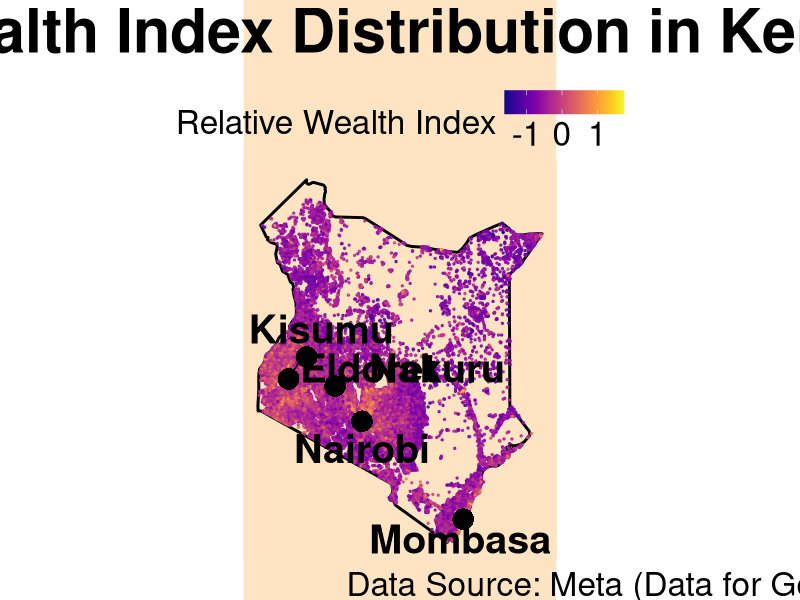
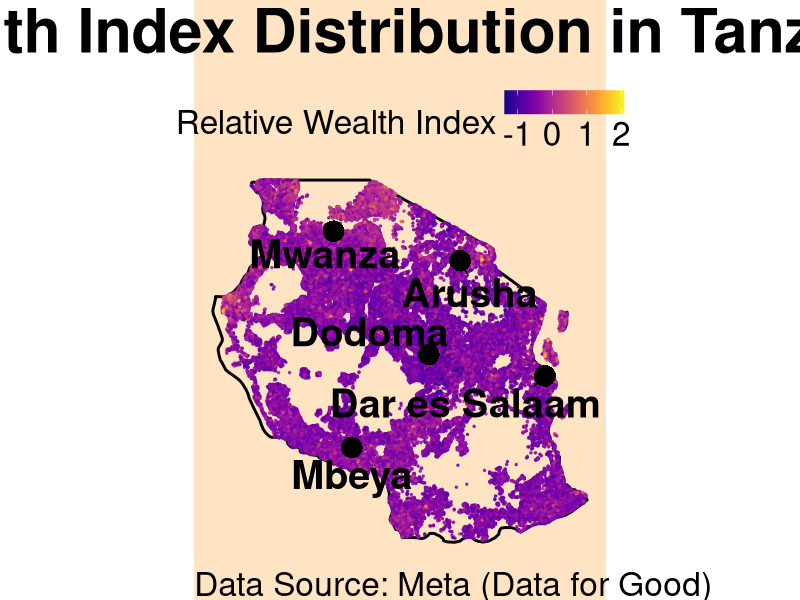
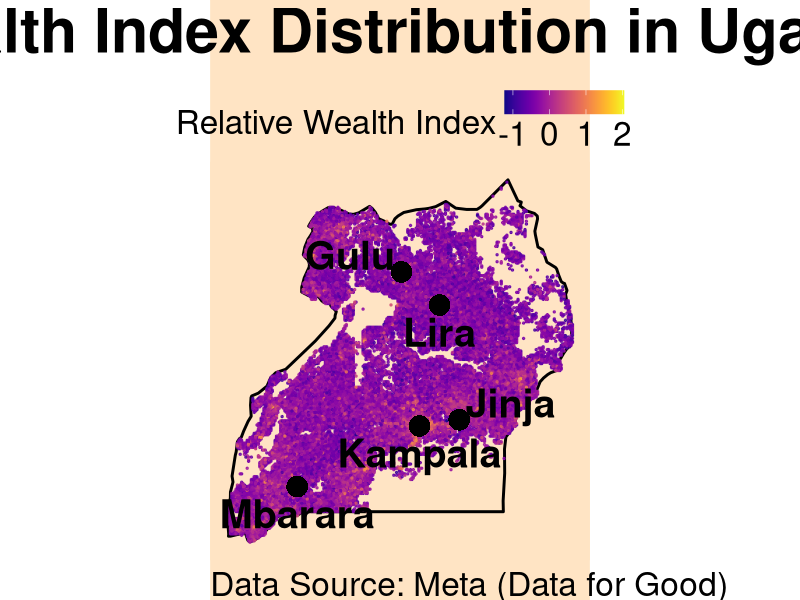
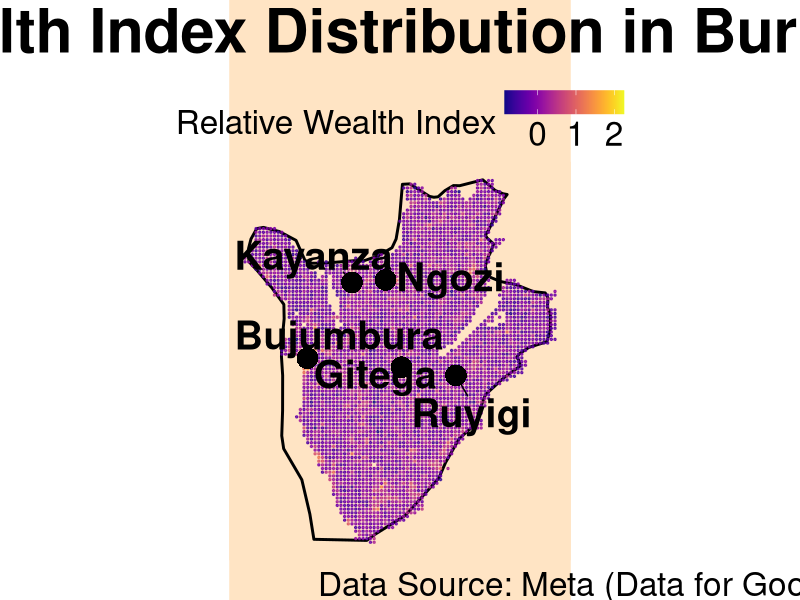
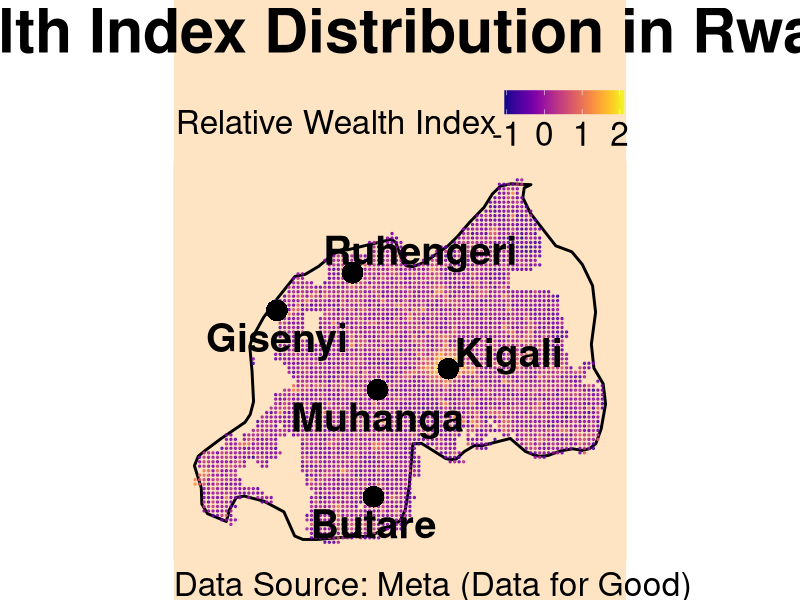
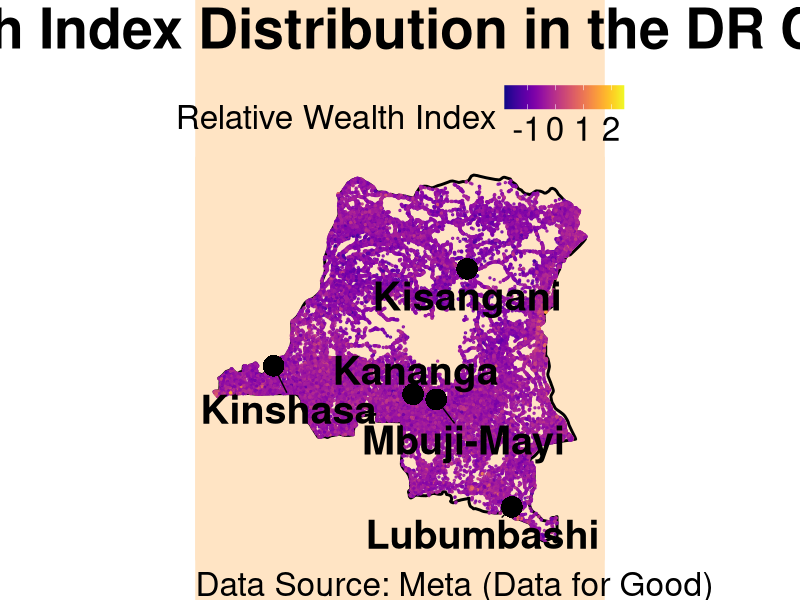
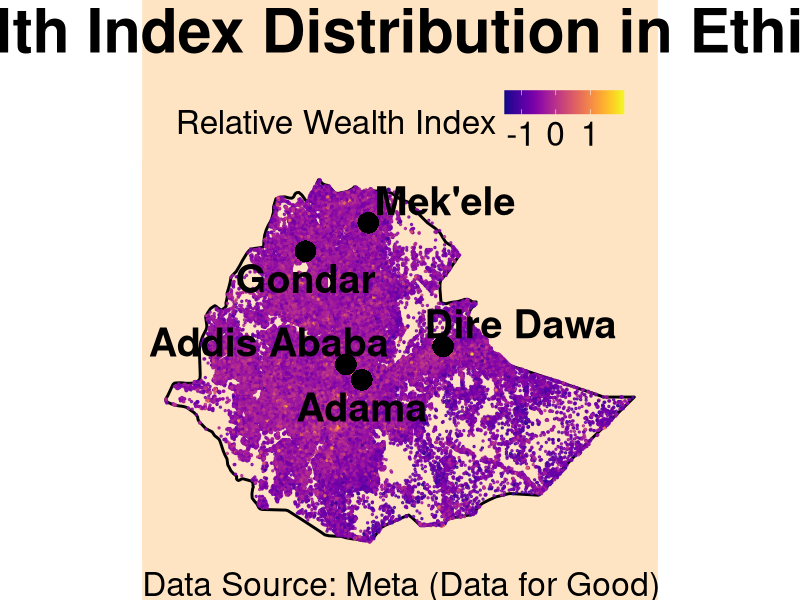
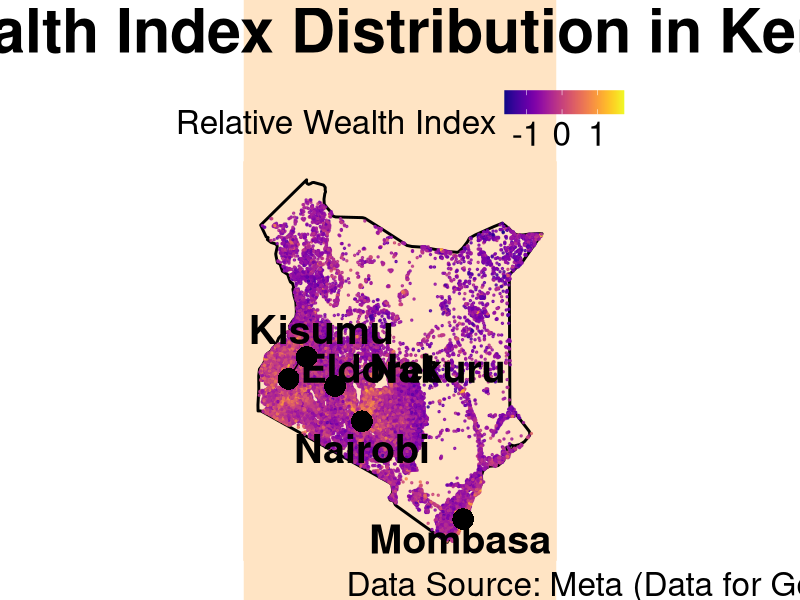

Source code (R) for these figures, in order:
# Relative Wealth Index - East Africa
# using the Meta DataforGood dataset

# Built with R 4.4.0

# Install necessary packages
# install.packages(c("ggplot2", "sf", "viridis", "rnaturalearth", "rnaturalearthdata"))

# Load the libraries
library(ggplot2)
library(sf)
library(ggrepel)
library(viridis)
library(rnaturalearth)
library(rnaturalearthdata)

# Kenya

# Read the CSV file
ken_data <- read.csv(
  "sub_pro_2_rel_wealth_index_meta/datasets/ken_relative_wealth_index.csv"
)

# Convert the data to an sf object
ken_data_sf <- st_as_sf(
  ken_data,
  coords = c("longitude", "latitude"),
  crs = 4326
)

# Kenya country borders
kenya <- ne_countries(scale = "medium", country = "Kenya", returnclass = "sf")

# Create a data frame with major Kenyan towns
major_towns_kenya <- data.frame(
  name = c("Nairobi", "Mombasa", "Kisumu", "Nakuru", "Eldoret"),
  longitude = c(36.8219, 39.6682, 34.7617, 36.0667, 35.2699),
  latitude = c(-1.2921, -4.0435, -0.1022, -0.3031, 0.5143)
)

# Map of Kenya

ggplot() +
  geom_sf(data = kenya, fill = NA, color = "black", linewidth = 1) + # Add Kenya borders
  geom_point(
    data = ken_data,
    aes(x = longitude, y = latitude, color = rwi),
    size = 0.5,
    alpha = 0.8
  ) +
  geom_text_repel(
    data = major_towns_kenya,
    aes(x = longitude, y = latitude, label = name),
    color = "black",
    fontface = "bold",
    check_overlap = TRUE,
    size = 10,
    vjust = 1.5
  ) +
  geom_point(
    data = major_towns_kenya,
    aes(x = longitude, y = latitude),
    color = "black",
    size = 7,
    shape = 16
  ) +
  scale_color_viridis(option = "plasma") +
  theme_void() +
  labs(
    title = "Wealth Index Distribution in Kenya",
    subtitle = "",
    caption = "Data Source: Meta (Data for Good)",
    color = "Relative Wealth Index"
  ) +
  theme(
    plot.title = element_text(
      family = "Helvetica",
      face = "bold",
      size = 44,
      hjust = 0.5
    ),
    #plot.subtitle = element_text(family="Helvetica", size = 24, hjust = 0.5),
    plot.title.position = 'plot',
    plot.caption = element_text(
      family = "Helvetica",
      size = 24,
      hjust = -0.5,
      vjust = 0.5
    ),
    plot.caption.position = 'plot',
    plot.background = element_rect(fill = "bisque1", colour = "bisque1"),
    panel.background = element_rect(fill = "bisque1", colour = "bisque1"),
    legend.title = element_text(family = "Helvetica", size = 24),
    legend.text = element_text(size = 24),
    legend.position = "top"
  )

ggsave(
  "sub_pro_2_rel_wealth_index_meta/images/kenya.png",
  width = 12,
  height = 12,
  dpi = 72
)

# Tanzania

# Read the CSV file
tza_data <- read.csv(
  "sub_pro_2_rel_wealth_index_meta/datasets/tza_relative_wealth_index.csv"
)

# Convert the data to an sf object
tza_data_sf <- st_as_sf(
  tza_data,
  coords = c("longitude", "latitude"),
  crs = 4326
)

# Tanzania country borders
tanzania <- ne_countries(
  scale = "medium",
  country = "United Republic of Tanzania",
  returnclass = "sf"
)

# Create a data frame with major Tanzanian towns
major_towns_tanzania <- data.frame(
  name = c("Dodoma", "Dar es Salaam", "Mwanza", "Arusha", "Mbeya"),
  latitude = c(-6.1630, -6.7924, -2.5164, -3.3869, -8.9094),
  longitude = c(35.7516, 39.2083, 32.9175, 36.6828, 33.4582)
)

# Map of Tanzania

ggplot() +
  geom_sf(data = tanzania, fill = NA, color = "black", linewidth = 1) + # Add Tanzania borders
  geom_point(
    data = tza_data,
    aes(x = longitude, y = latitude, color = rwi),
    size = 0.5,
    alpha = 0.8
  ) +
  geom_text_repel(
    data = major_towns_tanzania,
    aes(x = longitude, y = latitude, label = name),
    color = "black",
    fontface = "bold",
    check_overlap = TRUE,
    size = 10,
    vjust = 1.5
  ) +
  geom_point(
    data = major_towns_tanzania,
    aes(x = longitude, y = latitude),
    color = "black",
    size = 7,
    shape = 16
  ) +
  scale_color_viridis(option = "plasma") +
  theme_void() +
  labs(
    title = "Wealth Index Distribution in Tanzania",
    subtitle = "",
    caption = "Data Source: Meta (Data for Good)",
    color = "Relative Wealth Index"
  ) +
  theme(
    plot.title = element_text(
      family = "Helvetica",
      face = "bold",
      size = 44,
      hjust = 0.5
    ),
    #plot.subtitle = element_text(family="Helvetica", size = 24, hjust = 0.5),
    plot.title.position = 'plot',
    plot.caption = element_text(
      family = "Helvetica",
      size = 24,
      vjust = 0.5,
      hjust = 0
    ),
    plot.caption.position = 'plot',
    plot.background = element_rect(fill = "bisque1", colour = "bisque1"),
    panel.background = element_rect(fill = "bisque1", colour = "bisque1"),
    legend.title = element_text(family = "Helvetica", size = 24),
    legend.text = element_text(size = 24),
    legend.position = "top"
  )

ggsave(
  "sub_pro_2_rel_wealth_index_meta/images/tanzania.png",
  width = 12,
  height = 12,
  dpi = 72
)


# Uganda

# Read the CSV file
uga_data <- read.csv(
  "sub_pro_2_rel_wealth_index_meta/datasets/uga_relative_wealth_index.csv"
)

# Convert the data to an sf object
uga_data_sf <- st_as_sf(
  uga_data,
  coords = c("longitude", "latitude"),
  crs = 4326
)

# Uganda country borders
uganda <- ne_countries(scale = "medium", country = "Uganda", returnclass = "sf")

# Create a data frame with major Ugandan towns
major_towns_uganda <- data.frame(
  name = c("Kampala", "Gulu", "Lira", "Jinja", "Mbarara"),
  latitude = c(0.3476, 2.7716, 2.2491, 0.4443, -0.6072),
  longitude = c(32.5825, 32.2989, 32.8998, 33.2086, 30.6580)
)

# Map of Uganda

ggplot() +
  geom_sf(data = uganda, fill = NA, color = "black", linewidth = 1) + # Add Uganda borders
  geom_point(
    data = uga_data,
    aes(x = longitude, y = latitude, color = rwi),
    size = 0.5,
    alpha = 0.8
  ) +
  geom_text_repel(
    data = major_towns_uganda,
    aes(x = longitude, y = latitude, label = name),
    color = "black",
    fontface = "bold",
    check_overlap = TRUE,
    size = 10,
    vjust = 1.5
  ) +
  geom_point(
    data = major_towns_uganda,
    aes(x = longitude, y = latitude),
    color = "black",
    size = 7,
    shape = 16
  ) +
  scale_color_viridis(option = "plasma") +
  theme_void() +
  labs(
    title = "Wealth Index Distribution in Uganda",
    subtitle = "",
    caption = "Data Source: Meta (Data for Good)",
    color = "Relative Wealth Index"
  ) +
  theme(
    plot.title = element_text(
      family = "Helvetica",
      face = "bold",
      size = 44,
      hjust = 0.5
    ),
    #plot.subtitle = element_text(family="Helvetica", size = 24, hjust = 0.5),
    plot.title.position = 'plot',
    plot.caption = element_text(
      family = "Helvetica",
      size = 24,
      vjust = 0.5,
      hjust = 0
    ),
    plot.caption.position = 'plot',
    plot.background = element_rect(fill = "bisque1", colour = "bisque1"),
    panel.background = element_rect(fill = "bisque1", colour = "bisque1"),
    legend.title = element_text(family = "Helvetica", size = 24),
    legend.text = element_text(size = 24),
    legend.position = "top"
  )

ggsave(
  "sub_pro_2_rel_wealth_index_meta/images/uganda.png",
  width = 12,
  height = 12,
  dpi = 72
)


# Burundi

# Read the CSV file
bdi_data <- read.csv(
  "sub_pro_2_rel_wealth_index_meta/datasets/bdi_relative_wealth_index.csv"
)

# Convert the data to an sf object
bdi_data_sf <- st_as_sf(
  bdi_data,
  coords = c("longitude", "latitude"),
  crs = 4326
)

# Burundi country borders
burundi <- ne_countries(
  scale = "medium",
  country = "Burundi",
  returnclass = "sf"
)

# Create a data frame with major Burundian towns
major_towns_burundi <- data.frame(
  name = c("Bujumbura", "Gitega", "Ngozi", "Ruyigi", "Kayanza"),
  latitude = c(-3.3731, -3.4264, -2.9075, -3.4753, -2.9227),
  longitude = c(29.3644, 29.9246, 29.8301, 30.2485, 29.6295)
)

# Map of Burundi

ggplot() +
  geom_sf(data = burundi, fill = NA, color = "black", linewidth = 1) + # Add Burundi borders
  geom_point(
    data = bdi_data,
    aes(x = longitude, y = latitude, color = rwi),
    size = 0.5,
    alpha = 0.8
  ) +
  geom_text_repel(
    data = major_towns_burundi,
    aes(x = longitude, y = latitude, label = name),
    color = "black",
    fontface = "bold",
    check_overlap = TRUE,
    size = 10,
    vjust = 1.5
  ) +
  geom_point(
    data = major_towns_burundi,
    aes(x = longitude, y = latitude),
    color = "black",
    size = 7,
    shape = 16
  ) +
  scale_color_viridis(option = "plasma") +
  theme_void() +
  labs(
    title = "Wealth Index Distribution in Burundi",
    subtitle = "",
    caption = "Data Source: Meta (Data for Good)",
    color = "Relative Wealth Index"
  ) +
  theme(
    plot.title = element_text(
      family = "Helvetica",
      face = "bold",
      size = 44,
      hjust = 0.5
    ),
    #plot.subtitle = element_text(family="Helvetica", size = 24, hjust = 0.5),
    plot.title.position = 'plot',
    plot.caption = element_text(
      family = "Helvetica",
      size = 24,
      vjust = 0.5,
      hjust = -0.5
    ),
    plot.caption.position = 'plot',
    plot.background = element_rect(fill = "bisque1", colour = "bisque1"),
    panel.background = element_rect(fill = "bisque1", colour = "bisque1"),
    legend.title = element_text(family = "Helvetica", size = 24),
    legend.text = element_text(size = 24),
    legend.position = "top"
  )

ggsave(
  "sub_pro_2_rel_wealth_index_meta/images/burundi.png",
  width = 12,
  height = 12,
  dpi = 72
)


# Rwanda

# Read the CSV file
rwa_data <- read.csv(
  "sub_pro_2_rel_wealth_index_meta/datasets/rwa_relative_wealth_index.csv"
)

# Convert the data to an sf object
rwa_data_sf <- st_as_sf(
  rwa_data,
  coords = c("longitude", "latitude"),
  crs = 4326
)

# Rwanda country borders
rwanda <- ne_countries(scale = "medium", country = "Rwanda", returnclass = "sf")

# Create a data frame with major Rwandan towns
major_towns_rwanda <- data.frame(
  name = c("Kigali", "Butare", "Gisenyi", "Ruhengeri", "Muhanga"),
  latitude = c(-1.9706, -2.5985, -1.6840, -1.4998, -2.0736),
  longitude = c(30.1044, 29.7370, 29.2625, 29.6342, 29.7565)
)

# Map of Rwanda

ggplot() +
  geom_sf(data = rwanda, fill = NA, color = "black", linewidth = 1) + # Add Rwanda borders
  geom_point(
    data = rwa_data,
    aes(x = longitude, y = latitude, color = rwi),
    size = 0.5,
    alpha = 0.8
  ) +
  geom_text_repel(
    data = major_towns_rwanda,
    aes(x = longitude, y = latitude, label = name),
    color = "black",
    fontface = "bold",
    check_overlap = TRUE,
    size = 10,
    vjust = 1.5
  ) +
  geom_point(
    data = major_towns_rwanda,
    aes(x = longitude, y = latitude),
    color = "black",
    size = 7,
    shape = 16
  ) +
  scale_color_viridis(option = "plasma") +
  theme_void() +
  labs(
    title = "Wealth Index Distribution in Rwanda",
    subtitle = "",
    caption = "Data Source: Meta (Data for Good)",
    color = "Relative Wealth Index"
  ) +
  theme(
    plot.title = element_text(
      family = "Helvetica",
      face = "bold",
      size = 44,
      hjust = 0.5
    ),
    #plot.subtitle = element_text(family="Helvetica", size = 24, hjust = 0.5),
    plot.title.position = 'plot',
    plot.caption = element_text(
      family = "Helvetica",
      size = 24,
      vjust = 0.5,
      hjust = 0
    ),
    plot.caption.position = 'plot',
    plot.background = element_rect(fill = "bisque1", colour = "bisque1"),
    panel.background = element_rect(fill = "bisque1", colour = "bisque1"),
    legend.title = element_text(family = "Helvetica", size = 24),
    legend.text = element_text(size = 24),
    legend.position = "top"
  )

ggsave(
  "sub_pro_2_rel_wealth_index_meta/images/rwanda.png",
  width = 12,
  height = 12,
  dpi = 72
)


# DR Congo

# Read the CSV file
cod_data <- read.csv(
  "sub_pro_2_rel_wealth_index_meta/datasets/cod_relative_wealth_index.csv"
)

# Convert the data to an sf object
cod_data_sf <- st_as_sf(
  cod_data,
  coords = c("longitude", "latitude"),
  crs = 4326
)

# Democratic Republic of the Congo country borders
drcongo <- ne_countries(
  scale = "medium",
  country = "Democratic Republic of the Congo",
  returnclass = "sf"
)

# Create a data frame with major Democratic Republic of the Congo towns
major_towns_cod <- data.frame(
  name = c("Kinshasa", "Lubumbashi", "Mbuji-Mayi", "Kananga", "Kisangani"),
  latitude = c(-4.4419, -11.6600, -6.1573, -5.8962, 0.5153),
  longitude = c(15.2663, 27.4794, 23.6045, 22.4166, 25.1900)
)

# Map of DR Congo

ggplot() +
  geom_sf(data = drcongo, fill = NA, color = "black", linewidth = 1) + # Add DR Congo borders
  geom_point(
    data = cod_data,
    aes(x = longitude, y = latitude, color = rwi),
    size = 0.5,
    alpha = 0.8
  ) +
  geom_text_repel(
    data = major_towns_cod,
    aes(x = longitude, y = latitude, label = name),
    color = "black",
    fontface = "bold",
    check_overlap = TRUE,
    size = 10,
    vjust = 1.5
  ) +
  geom_point(
    data = major_towns_cod,
    aes(x = longitude, y = latitude),
    color = "black",
    size = 7,
    shape = 16
  ) +
  scale_color_viridis(option = "plasma") +
  theme_void() +
  labs(
    title = "Wealth Index Distribution in the DR Congo",
    subtitle = "",
    caption = "Data Source: Meta (Data for Good)",
    color = "Relative Wealth Index"
  ) +
  theme(
    plot.title = element_text(
      family = "Helvetica",
      face = "bold",
      size = 40,
      hjust = 0.5
    ),
    #plot.subtitle = element_text(family="Helvetica", size = 24, hjust = 0.5),
    plot.title.position = 'plot',
    plot.caption = element_text(
      family = "Helvetica",
      size = 24,
      vjust = 0.5,
      hjust = 0
    ),
    plot.caption.position = 'plot',
    plot.background = element_rect(fill = "bisque1", colour = "bisque1"),
    panel.background = element_rect(fill = "bisque1", colour = "bisque1"),
    legend.title = element_text(family = "Helvetica", size = 24),
    legend.text = element_text(size = 24),
    legend.position = "top"
  )

ggsave(
  "sub_pro_2_rel_wealth_index_meta/images/drcongo.png",
  width = 12,
  height = 12,
  dpi = 72
)

# 6. Ethiopia

# Read the CSV file
eth_data <- read.csv(
  "sub_pro_2_rel_wealth_index_meta/datasets/eth_relative_wealth_index.csv"
)

# Convert the data to an sf object
eth_data_sf <- st_as_sf(
  eth_data,
  coords = c("longitude", "latitude"),
  crs = 4326
)

# Ethiopia country borders
ethiopia <- ne_countries(
  scale = "medium",
  country = "Ethiopia",
  returnclass = "sf"
)

# Create a data frame with major Ethiopian towns
major_towns_ethiopia <- data.frame(
  name = c("Addis Ababa", "Dire Dawa", "Mek'ele", "Adama", "Gondar"),
  longitude = c(38.7578, 41.8661, 39.4753, 39.2671, 37.4667),
  latitude = c(9.0252, 9.5951, 13.4967, 8.5400, 12.6000)
)

# Map of Ethiopian towns

ggplot() +
  geom_sf(data = ethiopia, fill = NA, color = "black", linewidth = 1) + # Add Ethiopia borders
  geom_point(
    data = eth_data,
    aes(x = longitude, y = latitude, color = rwi),
    size = 0.5,
    alpha = 0.8
  ) +
  geom_text_repel(
    data = major_towns_ethiopia,
    aes(x = longitude, y = latitude, label = name),
    color = "black",
    fontface = "bold",
    check_overlap = TRUE,
    size = 10,
    vjust = 1.5
  ) +
  geom_point(
    data = major_towns_ethiopia,
    aes(x = longitude, y = latitude),
    color = "black",
    size = 7,
    shape = 16
  ) +
  scale_color_viridis(option = "plasma") +
  theme_void() +
  labs(
    title = "Wealth Index Distribution in Ethiopia",
    subtitle = "",
    caption = "Data Source: Meta (Data for Good)",
    color = "Relative Wealth Index"
  ) +
  theme(
    plot.title = element_text(
      family = "Helvetica",
      face = "bold",
      size = 44,
      hjust = 0.5
    ),
    #plot.subtitle = element_text(family="Helvetica", size = 24, hjust = 0.5),
    plot.title.position = 'plot',
    plot.caption = element_text(
      family = "Helvetica",
      size = 24,
      vjust = 0.5,
      hjust = 0
    ),
    plot.caption.position = 'plot',
    plot.background = element_rect(fill = "bisque1", colour = "bisque1"),
    panel.background = element_rect(fill = "bisque1", colour = "bisque1"),
    legend.title = element_text(family = "Helvetica", size = 24),
    legend.text = element_text(size = 24),
    legend.position = "top"
  )

ggsave(
  "sub_pro_2_rel_wealth_index_meta/images/ethiopia.png",
  width = 12,
  height = 12,
  dpi = 72
)
